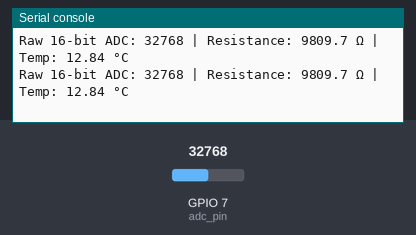
The program below on a simulated ESP32 board running MicroPython. Parts: the last lines printed to the serial console. The inputs (shaded band) are chosen by the test bench; at power-on: GPIO 7 (adc_pin) = 32768 (analog values on the 0–65535 scale).

Above: at 1.2 s.
1.3 s: GPIO 7 (adc_pin) set to 7864
At 2.8 s:
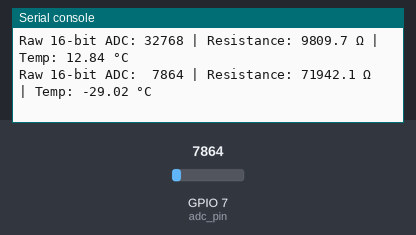
3.5 s: GPIO 7 (adc_pin) set to 0
At 4.9 s:
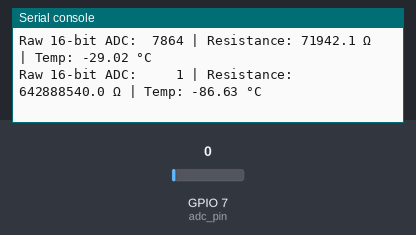

Measured:
- after the input at 1.3 s, the serial console: prints a new line after 0.72 s (image 1)
- after the input at 3.5 s, the serial console: prints a new line after 0.54 s (image 2)

The program:

tremister3.py
```python
from machine import Pin, ADC
import math
import time

# --- Configuration ---
adc_pin = Pin(7, Pin.IN)
adc = ADC(adc_pin)
adc.atten(ADC.ATTN_11DB)  # Configures pin range for standard 3.3V reference

# Steinhart-Hart Coefficients for a standard 10k NTC thermistor
#A = 0.001129148
#B = 0.000234125
#C = 0.0000000876741

A = 0.1089202450e-3
B = 3.835926653e-4
C = -3.372025351e-7

SERIES_RESISTOR = 9810.0  # 10k ohm fixed reference resistor
MAX_ADC_VALUE = 65535    # 16-bit Full Scale ceiling for read_u16()


def get_voltage(samples = 150):
    """Reads calibrated microvolts and returns actual battery voltage."""
    raw_uv = 0
    for _ in range(samples):
        raw_uv += adc.read_u16()
    return (raw_uv / samples)


while True:
    # Read using 16-bit resolution (Universal MicroPython standard)

    adc_val = get_voltage()

    # Boundary padding to secure calculations from division errors
    if adc_val >= MAX_ADC_VALUE:
        adc_val = MAX_ADC_VALUE - 10
    elif adc_val <= 0:
        adc_val = 1

    # Voltage divider formula: Assumes Thermistor to 3.3V, Fixed Resistor to GND
    resistance = SERIES_RESISTOR * ((MAX_ADC_VALUE / adc_val) - 1.0)
    #resistance = SERIES_RESISTOR / ((MAX_ADC_VALUE / adc_val) - 1.0)

    if resistance > 0:
        log_r = math.log(resistance)
        temp_kelvin = 1.0 / (A + (B * log_r) + (C * log_r**3))

        temp_celsius = temp_kelvin - 273.15 - 10.5

        print("Raw 16-bit ADC: {:5d} | Resistance: {:.1f} Ω | Temp: {:.2f} °C".format(int(adc_val), resistance, temp_celsius))
    else:
        print("Raw ADC: {} | Error: Invalid Resistance".format(adc_val))

    time.sleep(1)
```
